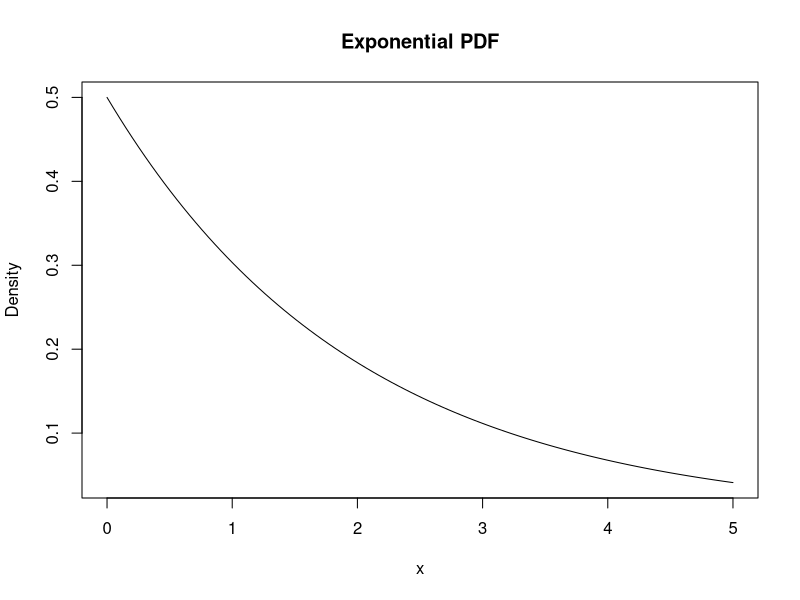
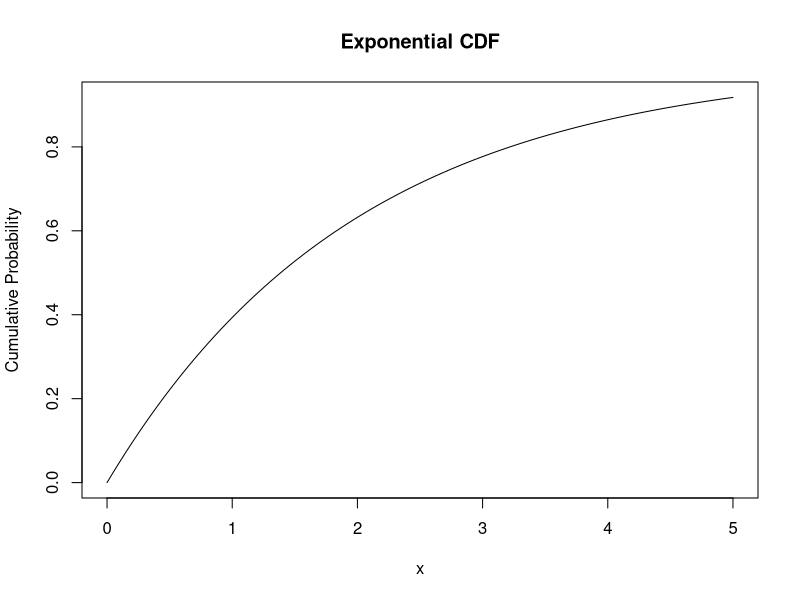
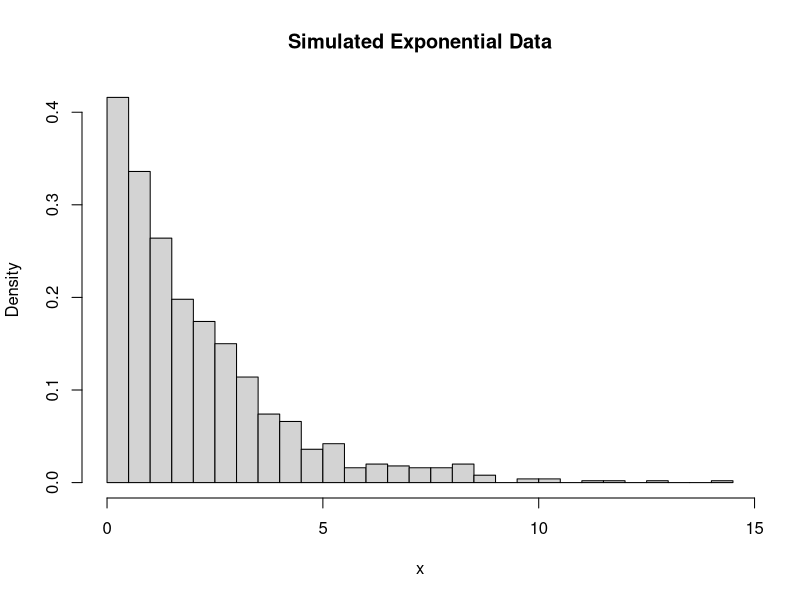

Write R code to recreate these figures, in order.
#Q1: Uniform Distribution (X ~ U(0, 60))
pmore45 <- 1 - punif(45,min = 0, max = 60)
pmore45

pbetw2030 <- punif(30, min = 0, max = 60) - punif(20, min = 0, max = 60)
pbetw2030




#Q2: Exponential Distribution (X ~ Exp(λ))
lambda <- 1/2


# (a) Density function at x = 3
fx3 <- dexp(3,rate = lambda)
fx3


# (b) Plot of the exponential probability distribution for 0 ≤ x ≤ 5
xvals <- seq(0,5,length.out = 100)
yvals <- dexp(xvals,rate = lambda)
plot(xvals, yvals, type = "l", main = "Exponential PDF", xlab = "x", ylab = "Density")


# (c) Probability that repair time takes at most 3 hours
p3 <- pexp(3,rate = lambda)
p3


# (d) Plot of the cumulative exponential probabilities for 0 ≤ x ≤ 5
ycdfvals <- pexp(xvals,rate = lambda)
plot(xvals, ycdfvals, type = "l", main = "Exponential CDF", xlab = "x", ylab = "Cumulative Probability")


# (e) Simulate 1000 exponential distributed random numbers with λ = 1/2 and plot the data
set.seed(123)
simulated <- rexp(1000,rate = lambda)
hist(simulated, breaks = 30, probability = TRUE, main = "Simulated Exponential Data", xlab = "x")



#Q3: Gamma Distribution (X ~ Gamma(α, β))
alpha <- 2
beta <- 1/3  # Note: beta is the rate (inverse of the scale)

# (a) Probability that the lifetime of equipment is:
# (i) 3 units of time
P_X_3 <- dgamma(3, shape = alpha, rate = beta)
P_X_3  

# (ii) At least 1 unit of time
P_at_least_1 <- 1 - pgamma(1, shape = alpha, rate = beta)
P_at_least_1  

# (b) Finding c such that P(X ≤ c) ≥ 0.70
c_value <- qgamma(0.70, shape = alpha, rate = beta)
c_value  








